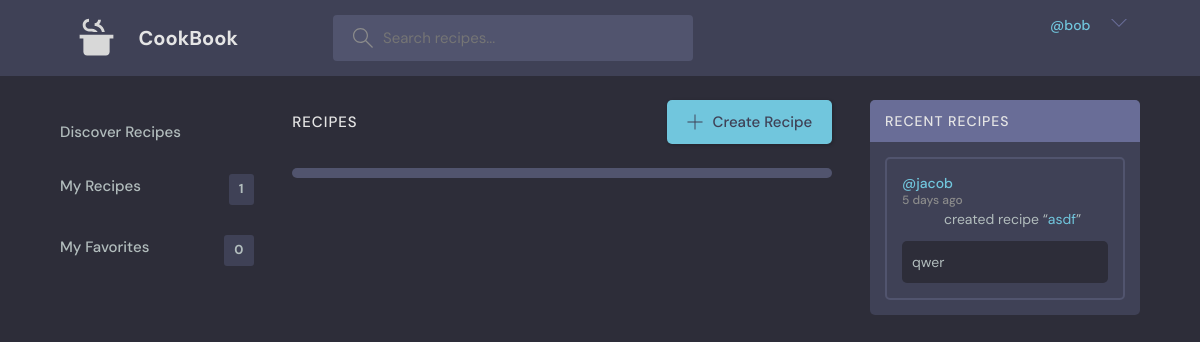
Screenshot of /my-favorites/ (signed in) with the database file from the repository.
### recipes/models.py (models this page shows, shortened)
class Recipe(models.Model):
    name = models.CharField(max_length=50)
    description = models.TextField()
    author = models.ForeignKey(User, on_delete=models.CASCADE)
    created_at = models.DateTimeField(auto_now_add=True)
    updated = models.DateTimeField(auto_now=True)

### recipes/views.py (the view)
# urls.py: path('my-favorites/', views.myFavorites, name='my-favorites'),
@login_required(login_url='login')
def myFavorites(request):
    user = request.user
    favorites = Favorite.objects.filter(user=request.user)
    context = {'recipes': favorites, 'type': 'my-favorites', 'counts': getCounts(user), 'recent_recipes': getRecentRecipes(user), 'favorites': getFavorites(user)}
    return render(request, 'recipes/home.html', context)

### recipes/views.py (called while the page is built)
def getRecentRecipes(user):
    recipes = Recipe.objects.exclude(author=user).order_by('-created_at')[:5]
    return recipes

def getCounts(user):
        counts = {'my_recipes': 0, 'my_favorites': 0}
        if user.is_authenticated:
            counts['my_recipes'] = Recipe.objects.filter(author=user).count()
            counts['my_favorites'] = Favorite.objects.filter(user=user).count()
        return counts

def getFavorites(user):
    return Favorite.objects.filter(user=user).values_list('recipe', flat=True)

### recipes/templates/recipes/home.html (shortened to what this page needs)
{% extends 'main.html' %}
{% load static %}
{% block content %}
  <main class="layout layout--3">
    <div class="container">
      <div class="topics">
        <ul class="topics__list">
          <li>
            <a id="home-link" href="{% url 'home' %}">Discover Recipes </a>
          </li>
          <li>
            <a id="my-recipes-link" href="{% url 'my-recipes' %}">My Recipes <span>{{counts.my_recipes}}</span></a>
          </li>
          <li>
            <a id="my-favorites-link" href="{% url 'my-favorites' %}">My Favorites <span>{{counts.my_favorites}}</span></a>
          </li>
        </ul>
      </div>
      <div class="roomList">
        <div class="roomList__header">
          <div>
            <h2>Recipes</h2>
          </div>
          {% if request.user.is_authenticated %}
            <a class="btn btn--main" href="{% url 'create-recipe' %}">
              <svg version="1.1" xmlns="http://www.w3.org/2000/svg" width="32" height="32" viewBox="0 0 32 32">
                <title>add</title>
                <path
                  d="M16.943 0.943h-1.885v14.115h-14.115v1.885h14.115v14.115h1.885v-14.115h14.115v-1.885h-14.115v-14.115z"
                ></path>
              </svg>
              Create Recipe
            </a>
          {% endif %}
        </div>
        {% if type != 'my-favorites' %}
          <div class="thumbnail-container">
            {% for recipe in recipes %}
              <div class="recipe-thumbnail">
                {% if type == 'discover' %}
                  <div class="title-container">
                    <a
                      class="title"
                      href="{% url 'recipe' recipe.recipe.uri %}"
                    >
                      {{recipe.recipe.label}}
                    </a>
                  </div>
                  <img class="thumbnail-image" src="{{recipe.recipe.image}}">
                {% elif type == 'my-recipes' %}
                  <div class="title-container">
                    <a
                      class="title"
                      href="{% url 'recipe' recipe.id %}"
                    >{{recipe.name}}
                    </a>
                  </div>
                  <img class="thumbnail-image" src="" alt="Recipe Image">
                  {% comment %} {% elif type == 'my-favorites' %}
                    <div class="title-container"><a class="title" href="{% url 'recipe' recipe.recipe %}">{{recipe.label}}</a></div>
                    <img class="thumbnail-image" src="" alt="Favorite Recipe Image"> {% endcomment %}
                {% endif %}
              </div>
            {% endfor %}
          </div>
        {% else %}
          <div class="favorites-container">
          </div>
        {% endif %}
      </div>
      <div class="activities">
        <div class="activities__header">
          <h2>Recent Recipes</h2>
        </div>
        {% for recipe in recent_recipes %}
          <div class="activities__box">
            <div class="activities__boxHeader roomListRoom__header">
              <a href="profile.html" class="roomListRoom__author">
                <p>
                  @{{recipe.author}}
                  <span>5 days ago</span>
                </p>
              </a>
            </div>
            <div class="activities__boxContent">
              <p>created recipe “<a href="{% url 'recipe' recipe.id %}">{{recipe.name}}</a>”</p>
              <div class="activities__boxRoomContent">
                {{recipe.description}}
              </div>
            </div>
          </div>
        {% endfor %}
      </div>
    </div>
  </main>
{% endblock content %}

### templates/navbar.html (shortened to what this page needs)
{% load static %}
<header class="header header--loggedIn">
    <div class="container">
      <a href="/" class="header__logo">
        <h1>CookBook</h1>
      </a>
      <form class="header__search" method="GET" action="{% url 'home' %}">
        <label>
          <input type="text" name="q" placeholder="Search recipes..." />
        </label>
      </form>
      <nav class="header__menu">
        <div class="header__user">
          {% if request.user.is_authenticated %}
            <a href="profile.html">
              <p>{{request.user.first_name}} {{request.user.last_name}}<span>@{{request.user}}</span></p>
            </a>
            <button class="dropdown-button">
              <svg version="1.1" xmlns="http://www.w3.org/2000/svg" width="32" height="32" viewBox="0 0 32 32">
                <title>chevron-down</title>
                <path d="M16 21l-13-13h-3l16 16 16-16h-3l-13 13z"></path>
              </svg>
            </button>
          {% else %}
            <a href="{% url 'login' %}">Sign In</a>
          {% endif %}
        </div>
          </nav>
        </div>
      </header>

### rows the page displays
Recipe: author "jacob", name "asdf", description "qwer"

### other values shown
{{ request.user }} "bob"
{{ counts.my_recipes }} "1"
{{ counts.my_favorites }} "0"
